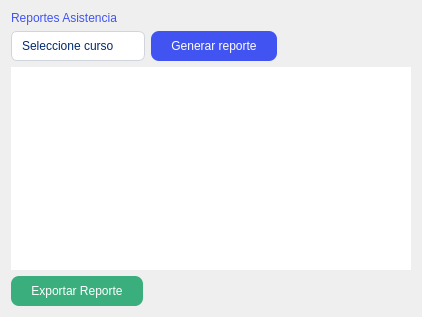
<?xml version="1.0" encoding="UTF-8"?>
<ui version="4.0">
 <class>Form</class>
 <widget class="QWidget" name="Form">
  <property name="geometry">
   <rect>
    <x>0</x>
    <y>0</y>
    <width>422</width>
    <height>317</height>
   </rect>
  </property>
  <property name="windowTitle">
   <string>Form</string>
  </property>
  <property name="styleSheet">
   <string notr="true"/>
  </property>
  <layout class="QGridLayout" name="gridLayout">
   <item row="0" column="0">
    <layout class="QVBoxLayout" name="verticalLayout">
     <item>
      <widget class="QLabel" name="titulo_reportes_asistencias">
       <property name="styleSheet">
        <string notr="true">QLabel#titulo_reportes_asistencias {
    font: 600 20pt &quot;Segoe UI&quot;;
    color: #4154F1;   /* Azul igual al figma */
}
</string>
       </property>
       <property name="text">
        <string>Reportes Asistencia</string>
       </property>
      </widget>
     </item>
     <item>
      <layout class="QHBoxLayout" name="horizontalLayout">
       <item>
        <widget class="QComboBox" name="selecione_curso">
         <property name="styleSheet">
          <string notr="true">QComboBox {
    background-color: white;
    color: #012970;
    font: 10pt &quot;Segoe UI&quot;;
    padding: 6px 10px;
    border: 1px solid #d0d5dd;   /* Borde gris suave */
    border-radius: 6px;
}

QComboBox:hover {
    background-color: #F6F9FF;
}

QComboBox::drop-down {
    border: none;
    padding-right: 6px;
}
</string>
         </property>
         <property name="placeholderText">
          <string>Seleccione curso</string>
         </property>
        </widget>
       </item>
       <item>
        <widget class="QPushButton" name="generar_reporte">
         <property name="styleSheet">
          <string notr="true">QPushButton {
    border: none;
    background-color: #4154F1;  /* Azul Figma */
    color: white;
    font: 10pt &quot;Segoe UI&quot;;
    padding: 8px 20px;
    border-radius: 8px;
}

QPushButton:hover {
    background-color: #2e3bd1;  /* Azul más oscuro al hover */
}
</string>
         </property>
         <property name="text">
          <string>Generar reporte</string>
         </property>
        </widget>
       </item>
       <item>
        <spacer name="horizontalSpacer">
         <property name="orientation">
          <enum>Qt::Horizontal</enum>
         </property>
         <property name="sizeHint" stdset="0">
          <size>
           <width>108</width>
           <height>20</height>
          </size>
         </property>
        </spacer>
       </item>
      </layout>
     </item>
     <item>
      <widget class="QTableView" name="tableView">
       <property name="styleSheet">
        <string notr="true">QTableView {
    background-color: white;
    gridline-color: #e0e6f9;   /* Líneas suaves */
    border: none;
    font: 10pt &quot;Segoe UI&quot;;
    color: #012970;
    selection-background-color: #F6F9FF;
    selection-color: #012970;
}

QHeaderView::section {
    background-color: #F6F9FF;
    color: #012970;
    font: bold 10pt &quot;Segoe UI&quot;;
    padding: 6px;
    border: none;
}
</string>
       </property>
      </widget>
     </item>
    </layout>
   </item>
   <item row="1" column="0">
    <layout class="QHBoxLayout" name="horizontalLayout_2">
     <item>
      <widget class="QPushButton" name="exportar_reporte">
       <property name="styleSheet">
        <string notr="true">QPushButton#exportar_reporte {
    border: none;
    background-color: #3BAE7E;   /* Verde Figma */
    color: white;
    font: 10pt &quot;Segoe UI&quot;;
    padding: 8px 20px;
    border-radius: 8px;
}

QPushButton#exportar_reporte:hover {
    background-color: #2d8f68;   /* Verde más oscuro al hover */
}
</string>
       </property>
       <property name="text">
        <string>Exportar Reporte</string>
       </property>
      </widget>
     </item>
     <item>
      <spacer name="horizontalSpacer_2">
       <property name="orientation">
        <enum>Qt::Horizontal</enum>
       </property>
       <property name="sizeHint" stdset="0">
        <size>
         <width>40</width>
         <height>20</height>
        </size>
       </property>
      </spacer>
     </item>
    </layout>
   </item>
  </layout>
 </widget>
 <resources/>
 <connections/>
</ui>
